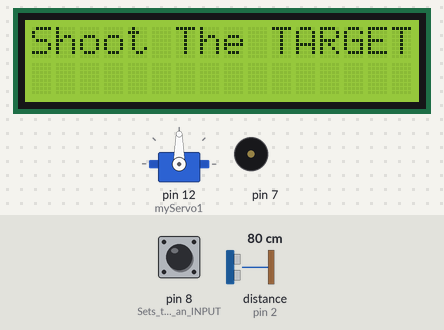
A sketch run on a simulated Arduino Uno, built with avr-gcc and run on an emulated ATmega328P. Shown: 16×2 character LCD, servo, buzzer (waves = sounding). Inputs (shaded band) come from the test bench; at power-on: pin 8 (Sets_the_8th_as_an_INPUT) HIGH, distance to the obstacle (sensor on pin 2) 80 cm. The echo pulse lasts 58.3 µs per cm.

Above: at 1.2 s.
1.3 s: pin 8 (Sets_the_8th_as_an_INPUT) pulled LOW for 0.15 s
At 2.9 s:
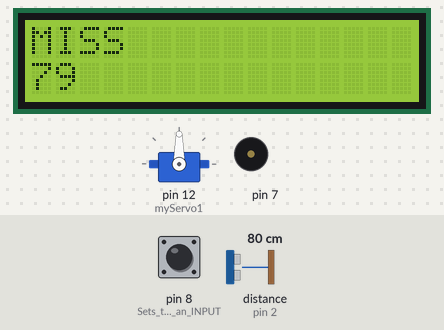
4.4 s: pin 8 (Sets_the_8th_as_an_INPUT) pulled LOW for 1 s
At 4.66 s:
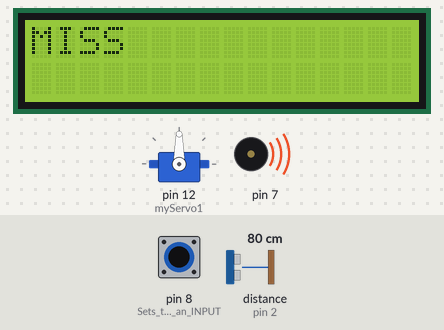
7.8 s: pin 8 (Sets_the_8th_as_an_INPUT) pulled LOW for 3.2 s
At 8.4 s:
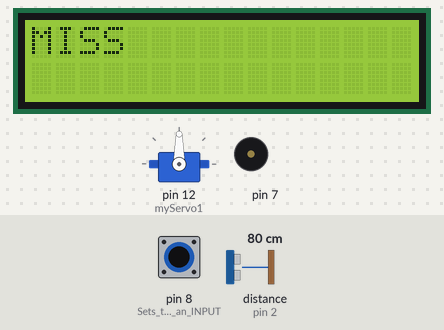
Timing chart, 0 to 11.4 s (numbered marks = the images above; inputs shaded):
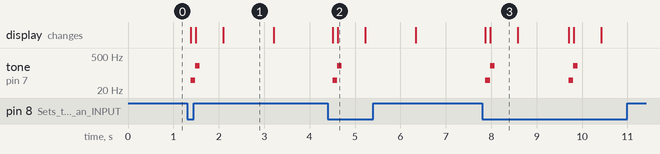

The sketch:

SonicShooter-2.ino
```cpp
// Sonic Shooter, a shooting game with soner
// Tested on April, 2022

#include<Wire.h>
#include<LiquidCrystal_I2C.h>
#include<Servo.h>

#define echoPin 2
#define trigPin 3
Servo myServo1, myServo2;

long duration; // variable for the duration of sound wave travel
int distance; // variable for the distance measurement
byte trigger ;

LiquidCrystal_I2C lcd(0x27, 16, 2);

void servo();
int sonic();
void hit(int distance);
void miss(int distance);

void setup() {
  pinMode(trigPin, OUTPUT); // Sets the trigPin as an OUTPUT
  pinMode(echoPin, INPUT); // Sets the echoPin as an INPUT
  pinMode(8, INPUT_PULLUP); // Sets the 8th as an INPUT
  Serial.begin(9600); // // Serial Communication is starting with 9600 of baudrate speed
  lcd.init();
  lcd.backlight();
  myServo1.attach(12);

}


void loop() {
  trigger = digitalRead(8);

  lcd.clear();
  lcd.print("Shoot The TARGET");

  if(trigger == 0)
  {
    lcd.clear();
    tone(7,50,100);
    delay(100);

    distance = sonic();

    if(distance>=90  && distance<= 150)
      hit(distance);
    else
      miss(distance);

  }

  delay(100);
}

void servo(){
  for(int i=0; i<=180; i++){
    myServo1.write(i);
    myServo2.write(i);
    delay(5);
  }
  for(int i=180; i>0; i--){
    myServo1.write(i);
    myServo2.write(i);
    delay(5);
  }
}

int sonic()
{
    digitalWrite(trigPin, LOW);
    delayMicroseconds(2);

    digitalWrite(trigPin, HIGH);
    delayMicroseconds(10);// Sets the trigPin HIGH (ACTIVE) for 10 microseconds
    digitalWrite(trigPin, LOW);

    duration = pulseIn(echoPin, HIGH);// Reads the echoPin, returns the sound wave travel time in microseconds

    return duration * 0.034 / 2;// Speed of sound wave divided by 2 (go and back)// Calculating the distance
}

void hit(int distance)
{

      tone(7,5000,100);
      servo();
      delay(100);
      tone(7,5000,200);
      lcd.clear();
      lcd.print("Hit"); delay(999);
      lcd.setCursor(0,1); lcd.print(distance); delay(999);

}

void miss(int distance)
{
  tone(7,200,100);
  lcd.clear();
  lcd.print("MISS"); delay(600);
  lcd.setCursor(0,1); lcd.print(distance); delay(999);
}
```

Measured:
- after the input at 1.3 s, tone on pin 7: silent → 50 Hz after 0.08 s, → 200 Hz 0.11 s later, → silent 0.10 s later; the display: first changes after 0.08 s (image 1 shows a later state)
- after the input at 4.4 s, tone on pin 7: silent → 50 Hz after 0.11 s, → 200 Hz 0.11 s later, → silent 0.10 s later; the display: first changes after 0.11 s (image 2 shows a later state)
- after the input at 7.8 s, tone on pin 7: plays 50 Hz for 0.11 s, 200 Hz for 0.10 s, 50 Hz for 0.11 s, 200 Hz for 0.10 s, starting after 0.07 s; the display: first changes after 0.07 s (image 3 shows a later state)
- what the display in image 1 shows lasts 1.1 s, from 2.1 s to 3.2 s
- what the display in image 2 shows lasts 0.6 s, from 4.6 s to 5.2 s
